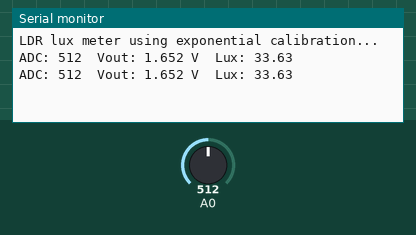
This program was run on a simulated ESP8266 (NodeMCU). Parts: the last lines printed to the serial monitor. The test bench sets the inputs (shaded band); at power-on: A0 = 512.

Above: at 1.4 s.
1.5 s: A0 set to 716
At 2.9 s:
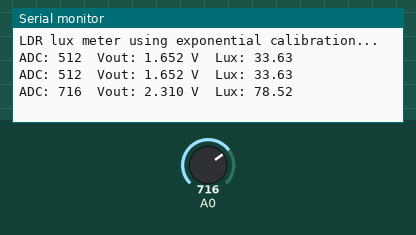
3.0 s: A0 set to 900
At 4.4 s:
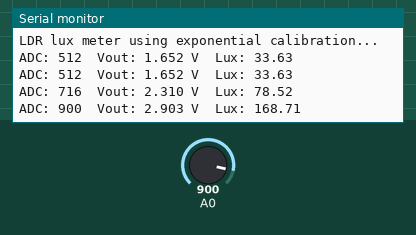
Timing chart, 0 to 6.0 s (numbered marks = the images above; inputs shaded):
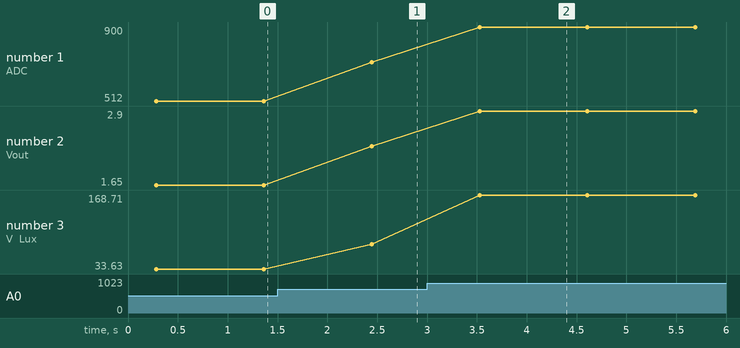

Measured:
- after the input at 1.5 s, the serial monitor: prints a new line after 0.95 s (image 1)
- after the input at 3.0 s, the serial monitor: prints a new line after 0.53 s (image 2)
- plotted number 1: 512 → 716 after the input at 1.5 s, 716 → 900 after the input at 3.0 s
- plotted number 2: 1.65 → 2.31 after the input at 1.5 s, 2.31 → 2.9 after the input at 3.0 s
- plotted number 3: 33.63 → 78.52 after the input at 1.5 s, 78.52 → 168.71 after the input at 3.0 s

The program:

main.cpp
```cpp
/*
-----------------------------
Title: LUX_Reader_calibrated
-----------------------------
Purpose: LUX_Reader_Calibrated
Hardware notes: ESP8266
Compiler: VSC
Author: XLab42
Versions:
	1.0:
Callibration function: Y(x) = 4.0043 e^(1.2885 x)
*/

// ------------------------------ libraries:
#include <Arduino.h>

// ------------------------------ constants & variables:
const float Vcc     = 3.3;      // NodeMCU ADC range (0–3.3 V)
const int   ADC_MAX = 1023;     // 10-bit ADC on ESP8266

// ------------------------------ functions:
float adcToVoltage(int adc) {
  return Vcc * (float)adc / (float)ADC_MAX;
}

// ------------------------------ setup:
void setup() {
  Serial.begin(115200);
  delay(200);
  Serial.println("LDR lux meter using exponential calibration...");
}

// ------------------------------ loop:
void loop() {
  // Simple averaging for smoother reading
  const int N = 16;
  long sum = 0;
  for (int i = 0; i < N; i++) {
    sum += analogRead(A0);
    delay(5);
  }
  int adc = sum / N;

  float Vout = adcToVoltage(adc);
  // Guard against invalid values
  Vout = constrain(Vout, 0.0, Vcc);

  // Use calibrated exponential equation
  float lux = 4.0043 * exp(1.2885 * Vout);

  Serial.print("ADC: "); Serial.print(adc);
  Serial.print("  Vout: "); Serial.print(Vout, 3);
  Serial.print(" V  Lux: "); Serial.println(lux, 2);

  delay(1000);
}
```
